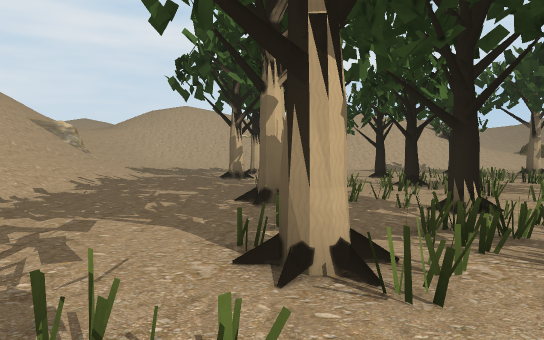
view 1 (above)

17 first-person views from a walk through a 3-D level made in the Unity game engine. The camera is 1.3 m above the floor, tilts 2° down and sees 70° across. The floor is counted in squares, 2 m on a side. Each view is taken from the middle of a square. On the plan, view 1 faces up. The plan holds only what a view shows up to about 11 squares ahead; the rest is blank. The place goes on beyond the plan. The player character is not drawn. Some animated figures are not drawn.

view 2
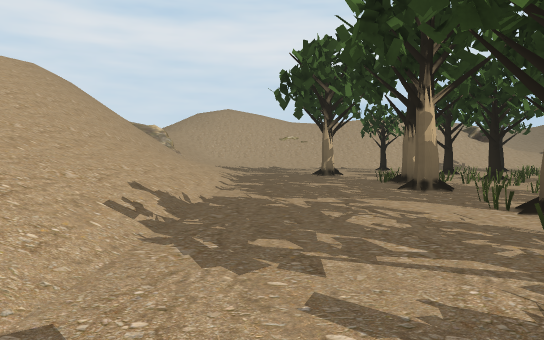

view 3
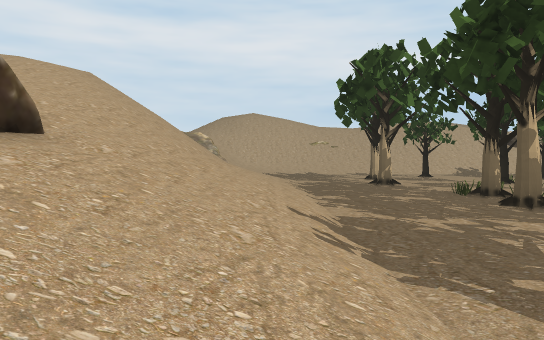

view 4
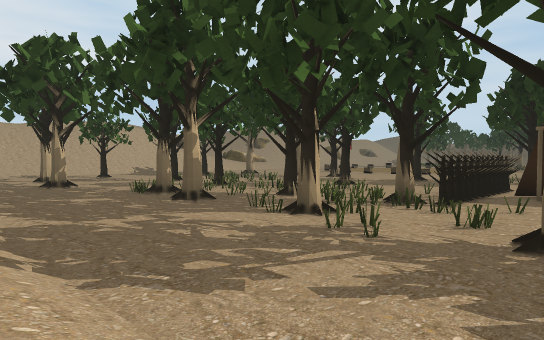

view 5
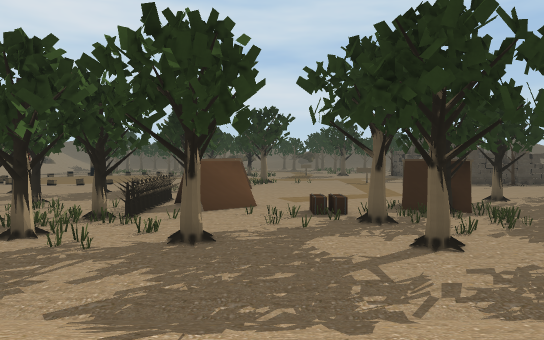

view 6
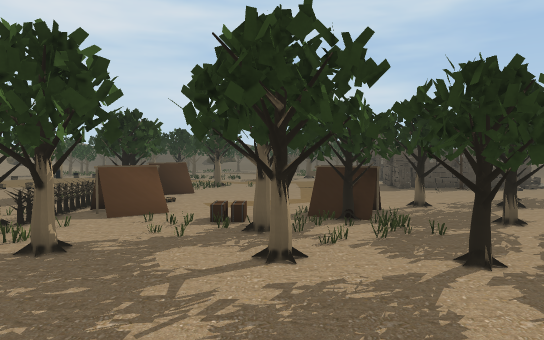

view 7
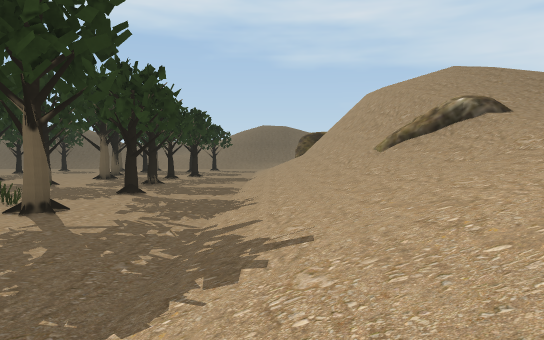

view 8
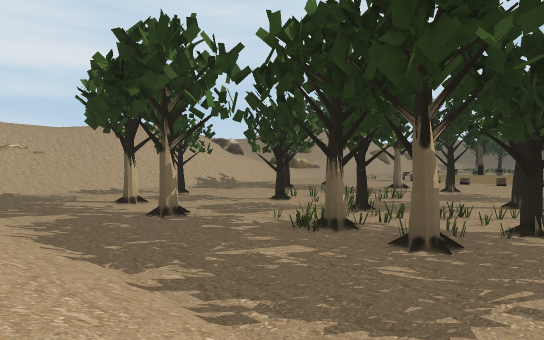

view 9
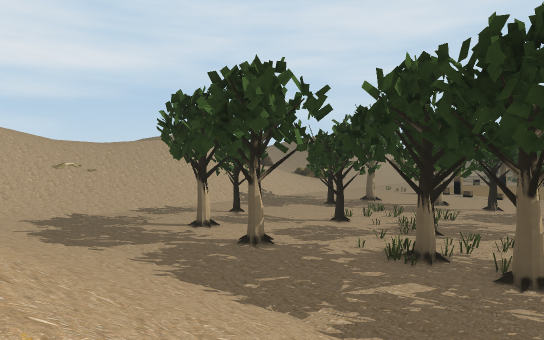

view 10
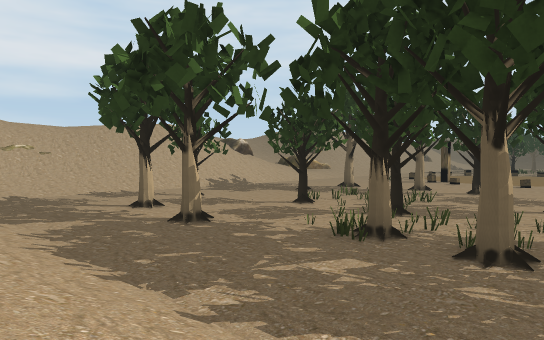

view 11
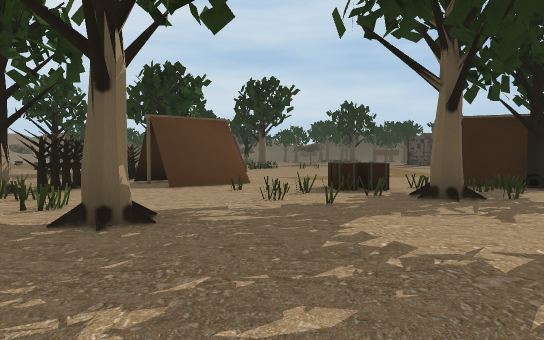

view 12
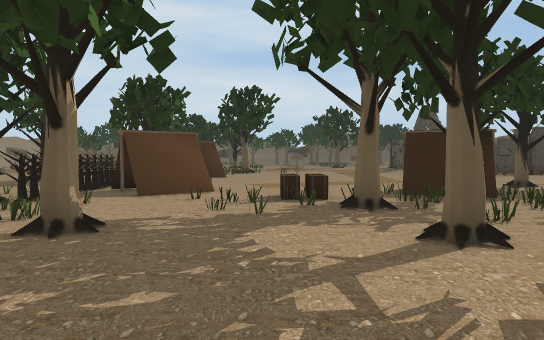

view 13
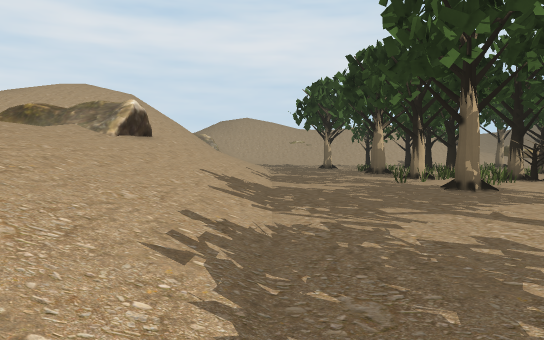

view 14
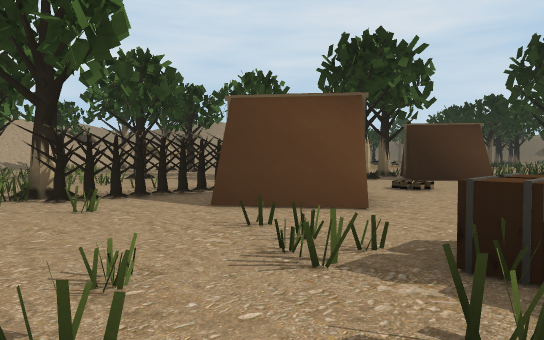

view 15
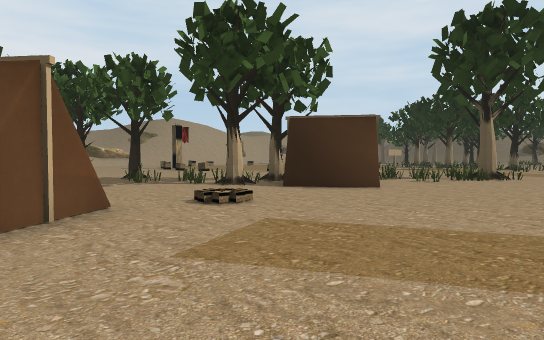

view 16
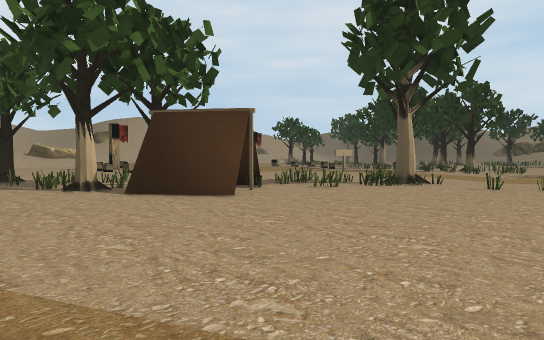

view 17
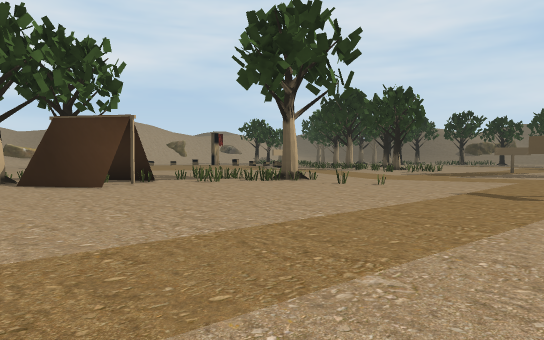

### Floor plan
Key: @ floor where view 1 was taken; # wall or solid block; x gap in a wall; . floor; / step, stairs or slope; = window, fence, low wall or low ledge; T thing the floor can be seen under or through; O other object.
Columns run from 8 left of view 1 to 21 right of it. Each row starts with its distance up from view 1.
 15   //....
 14   //.....
 13   //......
 12   //...#...
 11  ///........
 10  ///........# =
  9 /////......#.==
  8 /////...###....
  7 /////....#==....
  6 /////...###==.#.
  5 /////.....##==.  .#.
  4 /////......x.=.. .#=
  3 /////...TTTT.... ===#=
  2 =////...TTTT.=....###
  1 #////...= TTTTT#...###
  0 /////...@T.T TT....###=.=
 -1 /////...#...TT#.....##.==#
 -2 /////.......=##........=###
 -3 /////......=.............#..
 -4 /////....=.OO................
 -5 /////.....#OO............=...
 -6 /////.....###................
 -7 =////....#####................
 -8 /////....===##   .............
 -9 /////.....=##    .......OO
-10 /////..x.=...x   ....

Positions as (right, up) in squares from view 1, and headings:
1: (0, 0), facing up
2: (-3, -2), facing up
3: (-5, -2), facing up
4: (-5, -2), facing up-right
5: (-8, -3), facing right
6: (-8, -6), facing right
7: (-5, 1), facing down
8: (-6, 3), facing up-right
9: (-8, 4), facing up-right
10: (-6, 4), facing up-right
11: (-4, -3), facing right
12: (-5, -4), facing right
13: (-4, -9), facing up
14: (1, -5), facing up-right
15: (5, -6), facing up-right
16: (8, -7), facing up-right
17: (9, -10), facing up-right
